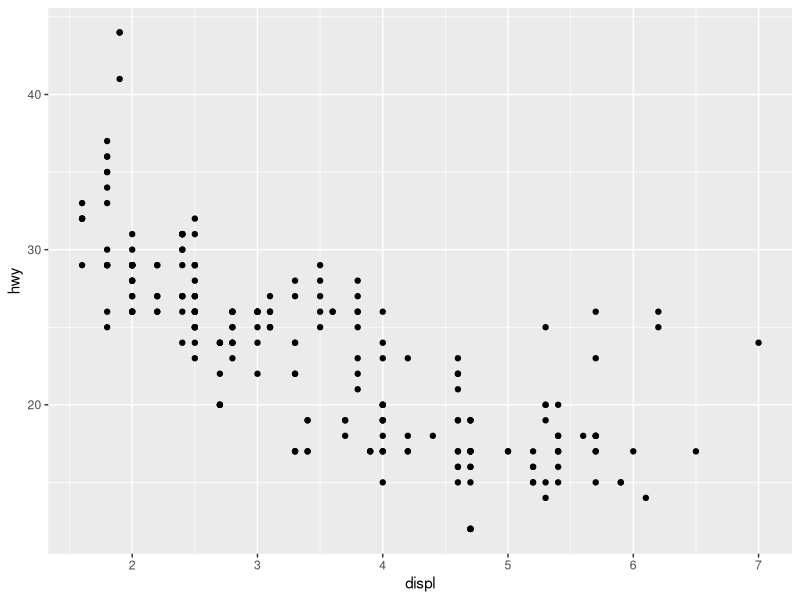
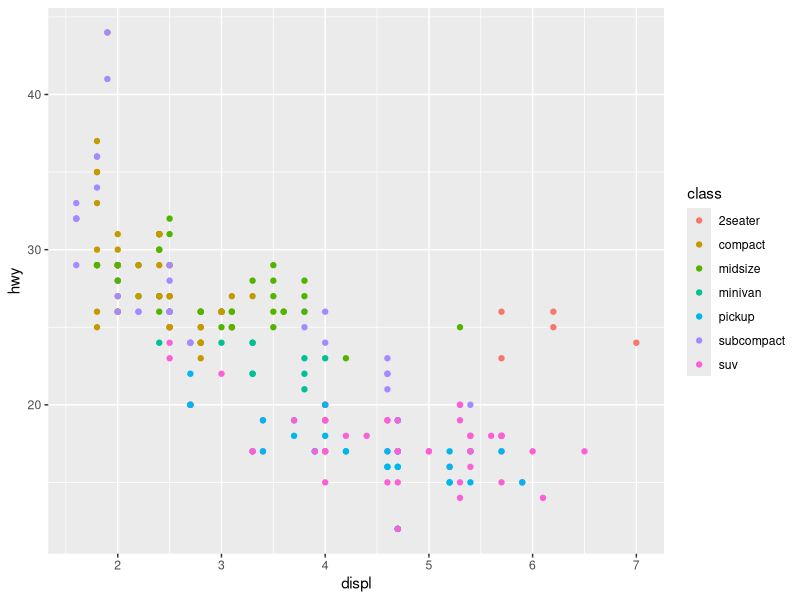
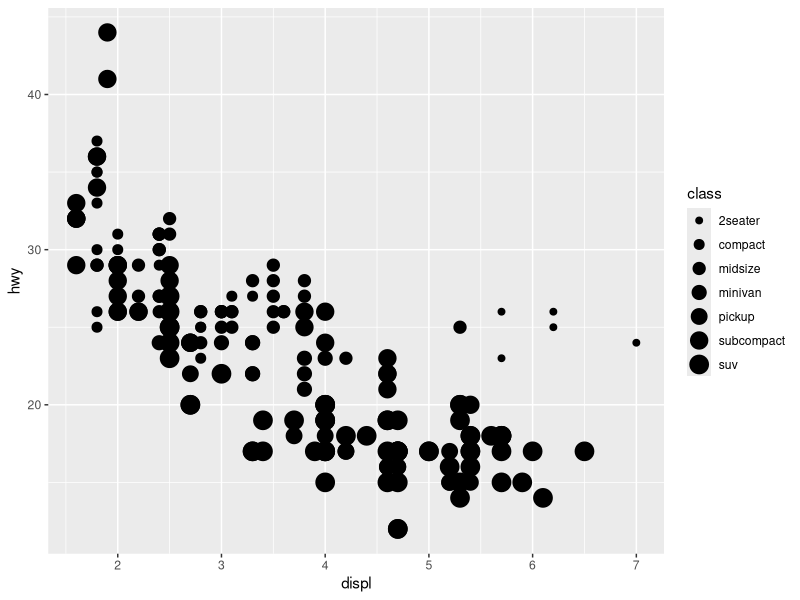
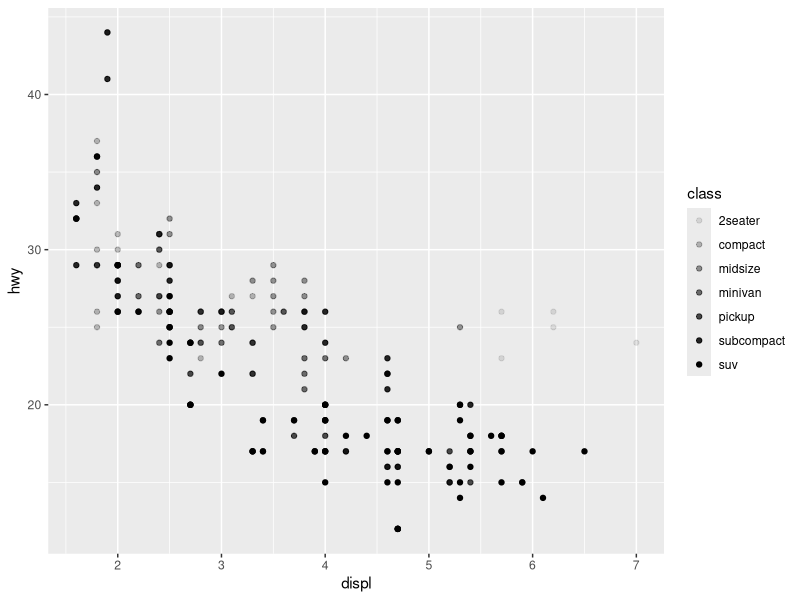
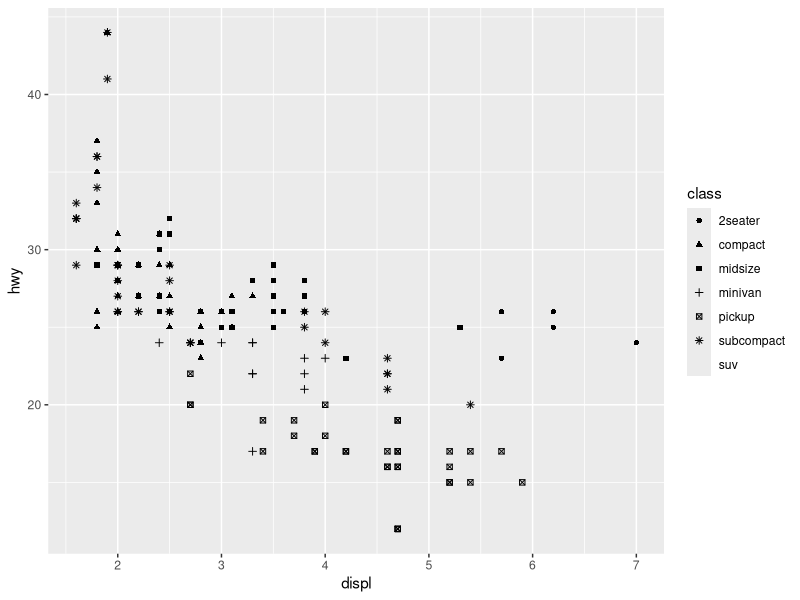
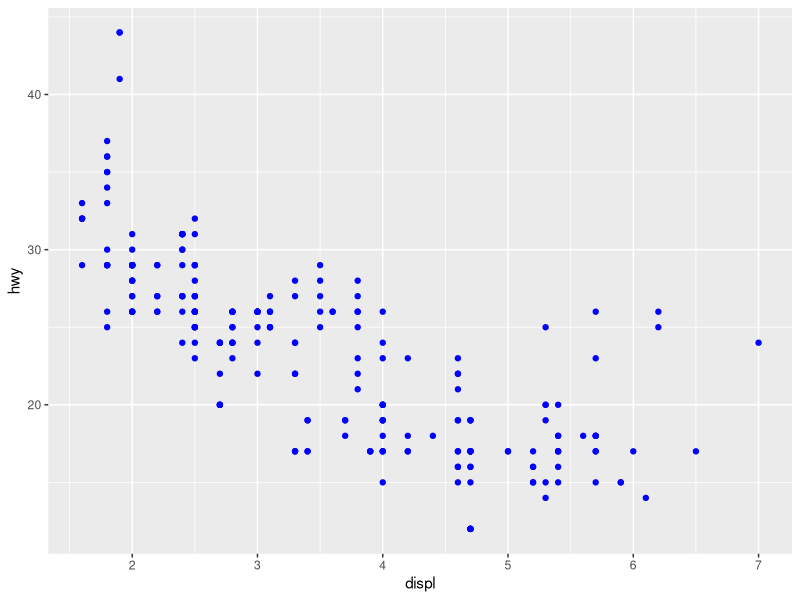
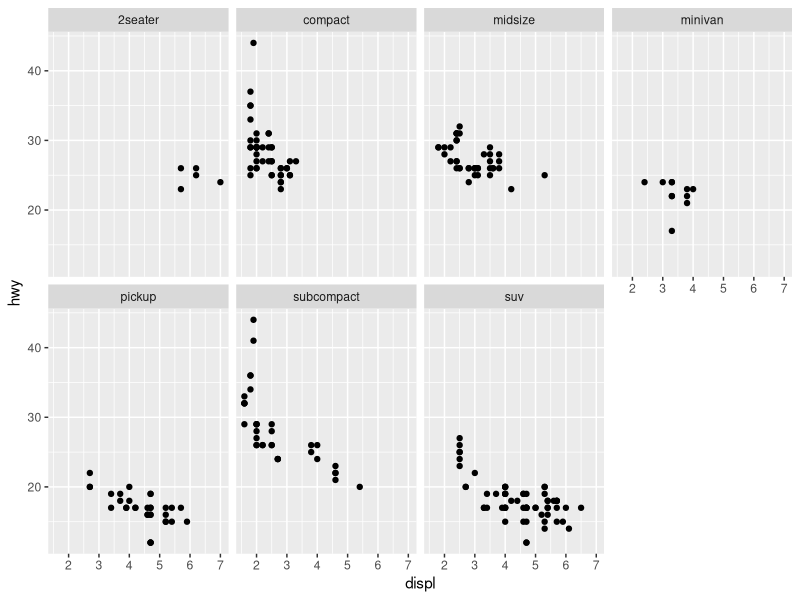
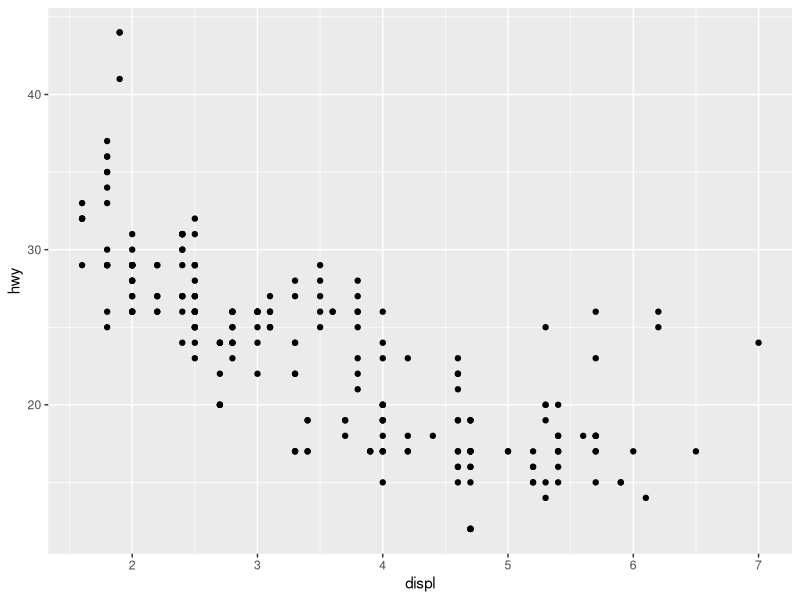

Reproduce these figures in R, in order.
## ---- chunk 1
library(tidyverse)
#> ── Attaching packages ─────────────────────────────────────── tidyverse 1.3.0 ──
#> ✔ ggplot2 3.3.2     ✔ purrr   0.3.4
#> ✔ tibble  3.0.3     ✔ dplyr   1.0.2
#> ✔ tidyr   1.1.2     ✔ stringr 1.4.0
#> ✔ readr   1.4.0     ✔ forcats 0.5.0
#> ── Conflicts ────────────────────────────────────────── tidyverse_conflicts() ──
#> ✖ dplyr::filter() masks stats::filter()
#> ✖ dplyr::lag()    masks stats::lag()
## ---- chunk 2
mpg
#> # A tibble: 234 x 11
#>   manufacturer model displ  year   cyl trans      drv     cty   hwy fl    class 
#>   <chr>        <chr> <dbl> <int> <int> <chr>      <chr> <int> <int> <chr> <chr> 
#> 1 audi         a4      1.8  1999     4 auto(l5)   f        18    29 p     compa…
#> 2 audi         a4      1.8  1999     4 manual(m5) f        21    29 p     compa…
#> 3 audi         a4      2    2008     4 manual(m6) f        20    31 p     compa…
#> 4 audi         a4      2    2008     4 auto(av)   f        21    30 p     compa…
#> 5 audi         a4      2.8  1999     6 auto(l5)   f        16    26 p     compa…
#> 6 audi         a4      2.8  1999     6 manual(m5) f        18    26 p     compa…
#> # … with 228 more rows
## ---- chunk 3
ggplot(data = mpg) + 
  geom_point(mapping = aes(x = displ, y = hwy))
## ---- chunk 4
ggplot(data = mpg) + 
  geom_point(mapping = aes(x = displ, y = hwy, color = class))
## ---- chunk 5
ggplot(data = mpg) + 
  geom_point(mapping = aes(x = displ, y = hwy, size = class))
#> Warning: Using size for a discrete variable is not advised.
## ---- chunk 6
# Left
ggplot(data = mpg) + 
  geom_point(mapping = aes(x = displ, y = hwy, alpha = class))

# Right
ggplot(data = mpg) + 
  geom_point(mapping = aes(x = displ, y = hwy, shape = class))
## ---- chunk 7
ggplot(data = mpg) + 
  geom_point(mapping = aes(x = displ, y = hwy), color = "blue")
## ---- chunk 8
ggplot(data = mpg) + 
  geom_point(mapping = aes(x = displ, y = hwy)) + 
  facet_wrap(~ class, nrow = 2)
## ---- chunk 9
# left
ggplot(data = mpg) + 
  geom_point(mapping = aes(x = displ, y = hwy))

# right
ggplot(data = mpg) + 
  geom_smooth(mapping = aes(x = displ, y = hwy))
## ---- chunk 10
ggplot(data = mpg) + 
  geom_smooth(mapping = aes(x = displ, y = hwy, linetype = drv))
## ---- chunk 11
ggplot(data = mpg) +
  geom_smooth(mapping = aes(x = displ, y = hwy))
              
ggplot(data = mpg) +
  geom_smooth(mapping = aes(x = displ, y = hwy, group = drv))
    
ggplot(data = mpg) +
  geom_smooth(
    mapping = aes(x = displ, y = hwy, color = drv),
    show.legend = FALSE
  )
## ---- chunk 12
ggplot(data = mpg) + 
  geom_point(mapping = aes(x = displ, y = hwy)) +
  geom_smooth(mapping = aes(x = displ, y = hwy))
## ---- chunk 13
ggplot(data = mpg, mapping = aes(x = displ, y = hwy)) + 
  geom_point(mapping = aes(color = class)) + 
  geom_smooth()
## ---- chunk 14
ggplot(data = mpg, mapping = aes(x = displ, y = hwy)) + 
  geom_point(mapping = aes(color = class)) + 
  geom_smooth()

## ---- chunk 15
ggplot(data = mpg, mapping = aes(x = displ, y = hwy)) + 
  geom_point(mapping = aes(color = class)) + 
  geom_smooth(data = filter(mpg, class == "subcompact"), se = FALSE)
## ---- chunk 16
knitr::opts_chunk$set(echo = TRUE)
